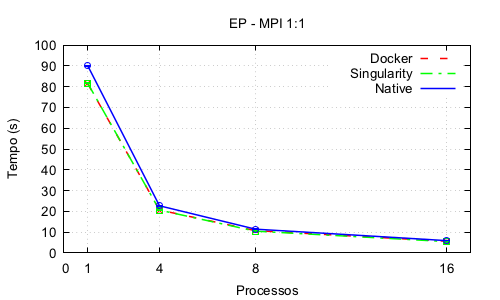

This chart was generated by the following gnuplot code:
#!/usr/local/bin/gnuplot -persist
#
#    
#    	G N U P L O T
#    	Version 5.2 patchlevel 2    last modified 2017-11-15 
#    
#    	Copyright (C) 1986-1993, 1998, 2004, 2007-2017
#    	Thomas Williams, Colin Kelley and many others
#    
#    	gnuplot home:     http://www.gnuplot.info
#    	faq, bugs, etc:   type "help FAQ"
#    	immediate help:   type "help"  (plot window: hit 'h')
# set terminal x11  nopersist enhanced
# set output
unset clip points
set clip one
unset clip two
set errorbars front 1.000000 
set border 31 front lt black linewidth 1.000 dashtype solid
set zdata 
set ydata 
set xdata 
set y2data 
set x2data 
set boxwidth
set style fill  empty border
set style rectangle back fc  bgnd fillstyle   solid 1.00 border lt -1
set style circle radius graph 0.02 
set style ellipse size graph 0.05, 0.03 angle 0 units xy
set dummy x, y
set format x "% h" 
set format y "% h" 
set format x2 "% h" 
set format y2 "% h" 
set format z "% h" 
set format cb "% h" 
set format r "% h" 
set ttics format "% h"
set timefmt "%d/%m/%y,%H:%M"
set angles radians
set tics back
set grid nopolar
set grid xtics nomxtics ytics nomytics noztics nomztics nortics nomrtics \
 nox2tics nomx2tics noy2tics nomy2tics nocbtics nomcbtics
set grid layerdefault   lt 0 linecolor 0 linewidth 0.500,  lt 0 linecolor 0 linewidth 0.500
unset raxis
set theta counterclockwise right
set style parallel front  lt black linewidth 2.000 dashtype solid
set key title "" center
set key fixed right top vertical Right noreverse enhanced autotitle nobox
set key noinvert samplen 4 spacing 1 width 0 height 0 
set key maxcolumns 0 maxrows 0
set key noopaque
unset label
unset arrow
set style increment default
unset style line
unset style arrow
set style histogram clustered gap 2 title textcolor lt -1
unset object
set style textbox transparent margins  1.0,  1.0 border  lt -1 linewidth  1.0
set offsets 0, 0, 0, 0
set pointsize 1
set pointintervalbox 1
set encoding default
unset polar
unset parametric
unset decimalsign
unset micro
unset minussign
set view 60, 30, 1, 1
set view azimuth 0
set rgbmax 255
set samples 100, 100
set isosamples 10, 10
set surface 
unset contour
set cntrlabel  format '%8.3g' font '' start 5 interval 20
set mapping cartesian
set datafile separator whitespace
unset hidden3d
set cntrparam order 4
set cntrparam linear
set cntrparam levels auto 5
set cntrparam points 5
set size ratio 0 1,1
set origin 0,0
set style data points
set style function lines
set xzeroaxis
set yzeroaxis
set zzeroaxis
unset x2zeroaxis
unset y2zeroaxis
set xyplane relative 0.5
set tics scale  1, 0.5, 1, 1, 1
set mxtics default
set mytics default
set mztics default
set mx2tics default
set my2tics default
set mcbtics default
set mrtics default
set nomttics
set xtics border in scale 1,0.5 mirror norotate  autojustify
set xtics  norangelimit 40
set xtics add  ("1" 1.00000, "4" 4.00000, "8" 8.00000, "16" 16.0000)
set ytics border in scale 1,0.5 mirror norotate  autojustify
set ytics  norangelimit 10
set ztics border in scale 1,0.5 nomirror norotate  autojustify
set ztics  norangelimit autofreq 
unset x2tics
unset y2tics
set cbtics border in scale 1,0.5 mirror norotate  autojustify
set cbtics  norangelimit autofreq 
set rtics axis in scale 1,0.5 nomirror norotate  autojustify
set rtics  norangelimit autofreq 
unset ttics
set title "EP - MPI 1:1" 
set title  font "" norotate
set timestamp bottom 
set timestamp "" 
set timestamp  font "" norotate
set trange [ * : * ] noreverse nowriteback
set urange [ * : * ] noreverse nowriteback
set vrange [ * : * ] noreverse nowriteback
set xlabel "Processos" 
set xlabel  font "" textcolor lt -1 norotate
set x2label "" 
set x2label  font "" textcolor lt -1 norotate
set xrange [ 0.00000 : 17.0000 ] noreverse nowriteback
set x2range [ * : * ] noreverse nowriteback
set ylabel "Tempo (s)" 
set ylabel  font "" textcolor lt -1 rotate
set y2label "" 
set y2label  font "" textcolor lt -1 rotate
set yrange [ * : * ] noreverse nowriteback
set y2range [ * : * ] noreverse nowriteback
set zlabel "" 
set zlabel  font "" textcolor lt -1 norotate
set zrange [ * : * ] noreverse nowriteback
set cblabel "" 
set cblabel  font "" textcolor lt -1 rotate
set cbrange [ * : * ] noreverse nowriteback
set rlabel "" 
set rlabel  font "" textcolor lt -1 norotate
set rrange [ * : * ] noreverse nowriteback
unset logscale
unset jitter
set zero 1e-08
set lmargin  -1
set bmargin  -1
set rmargin  -1
set tmargin  -1
set locale "C"
set pm3d explicit at s
set pm3d scansautomatic
set pm3d interpolate 1,1 flush begin noftriangles noborder corners2color mean
set pm3d nolighting
set palette positive nops_allcF maxcolors 0 gamma 1.5 color model RGB 
set palette rgbformulae 7, 5, 15
set colorbox default
set colorbox vertical origin screen 0.9, 0.2 size screen 0.05, 0.6 front  noinvert bdefault
set style boxplot candles range  1.50 outliers pt 7 separation 1 labels auto unsorted
set loadpath 
set fontpath 
set psdir
set fit brief errorvariables nocovariancevariables errorscaling prescale nowrap v5
GNUTERM = "x11"
## Last datafile plotted: "native.dat"
plot "docker.dat" using 1:2 with lines dashtype 2 lc rgb 'red' lw 1.5 title 'Docker',      "docker.dat" using 1:2:3:4 with errorbars lc rgb 'red' not,           "singularity.dat" using 1:2 with lines dashtype 4 lc rgb 'green' lw 1.5 title 'Singularity',      "singularity.dat" using 1:2:3:4 with errorbars lc rgb 'green' not,           "native.dat" using 1:2 with lines dashtype 1 lc rgb 'blue' lw 1.5 title 'Native',      "native.dat" using 1:2:3:4 with errorbars lc rgb 'blue' not
#    EOF
